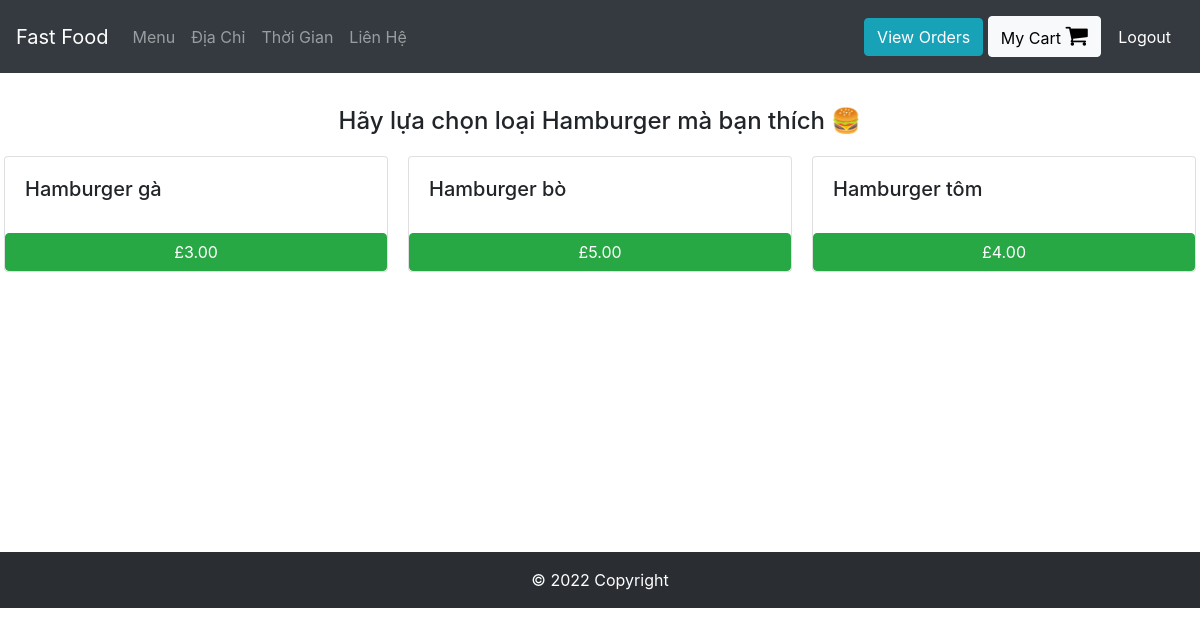
Page /Hamburger (signed in) on the committed database.
### orders/models.py (models this page shows, shortened)
class Hamburger(models.Model):
    dish_name = models.CharField(max_length=200)
    price = models.DecimalField(max_digits=6, decimal_places=2)

### orders/views.py (the view)
# urls.py: path("Hamburger", views.hamburger, name="hamburger"),
def hamburger(request):
    if request.user.is_authenticated:
        return render(request, "orders/hamburger.html", context = {"dishes":Hamburger.objects.all})
    else:
        return redirect("orders:login")

### orders/templates/orders/hamburger.html (shortened to what this page needs)
{% extends 'orders/header.html' %}
{% block content %}
           <br>
           <h4 style="margin:10px; text-align:center;"> Hãy lựa chọn loại Hamburger mà bạn thích &#x1F354</h4>
      <div class="row justify-content-center">
        {% for dish in dishes %}
            <div class="card" id="regular_pizza_card" style="width: 24rem; margin:10px;">
              <div class="card-body">
                <h5 class="card-title" >{{dish.dish_name}}</h5>
              </div>
              <button class="btn btn-success" onclick="add_to_cart({item_description:'{{dish.dish_name}}' , price:{{dish.price}} })">£{{dish.price}}</button>
            </div>
        {% endfor %}
      </div>
{% endblock %}

### rows in the picture
Hamburger: dish_name "Hamburger gà", price "3.00"
Hamburger: dish_name "Hamburger bò", price "5.00"
Hamburger: dish_name "Hamburger tôm", price "4.00"
